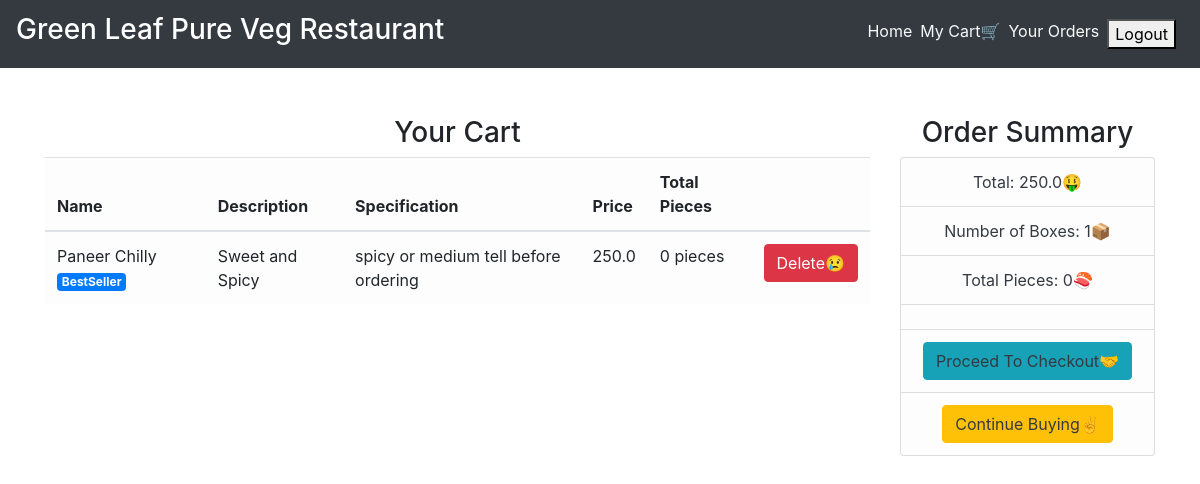
The page /cart/ (signed in) on the database its author committed.
### main/models.py (models this page shows, shortened)
class CartItems(models.Model):
    ORDER_STATUS = (
        ('Active', 'Active'),
        ('Delivered', 'Delivered')
    )
    user = models.ForeignKey(User, on_delete=models.CASCADE)
    item = models.ForeignKey(Item, on_delete=models.CASCADE)
    ordered = models.BooleanField(default=False)
    quantity = models.IntegerField(default=1)
    ordered_date = models.DateField(default=timezone.now)
    status = models.CharField(max_length=20, choices=ORDER_STATUS, default='Active')
    delivery_date = models.DateField(default=timezone.now)
    class Meta:
        verbose_name = 'Cart Item'
        verbose_name_plural = 'Cart Items'

class Item(models.Model):
    LABELS = (
        ('BestSeller', 'BestSeller'),
        ('New', 'New'),
        ('Spicy🔥', 'Spicy🔥'),
    )
    LABEL_COLOUR = (
        ('danger', 'danger'),
        ('success', 'success'),
        ('primary', 'primary'),
        ('info', 'info')
    )
    title = models.CharField(max_length=150)
    description = models.CharField(max_length=250,blank=True)
    price = models.FloatField()
    pieces = models.IntegerField(default=6)
    instructions = models.CharField(max_length=250,default="Jain Option Available")
    image = models.ImageField(default='default.png', upload_to='images/')
    labels = models.CharField(max_length=25, choices=LABELS, blank=True)
    label_colour = models.CharField(max_length=15, choices=LABEL_COLOUR, blank=True)
    slug = models.SlugField(default="sushi_name")
    created_by = models.ForeignKey(User, on_delete=models.CASCADE)

### main/views.py (the view)
# urls.py: path('cart/', views.get_cart_items, name='cart'),
@login_required
def get_cart_items(request):
    cart_items = CartItems.objects.filter(user=request.user,ordered=False)
    bill = cart_items.aggregate(Sum('item__price'))
    number = cart_items.aggregate(Sum('quantity'))
    pieces = cart_items.aggregate(Sum('item__pieces'))
    total = bill.get("item__price__sum")
    count = number.get("quantity__sum")
    total_pieces = pieces.get("item__pieces__sum")
    context = {
        'cart_items':cart_items,
        'total': total,
        'count': count,
        'total_pieces': total_pieces
    }
    return render(request, 'main/cart.html', context)

### main/templatetags/get_group.py (called while the page is built)
@register.filter(name='has_group')
def has_group(user, group_name):
    return user.groups.filter(name=group_name).exists()

### main/templates/main/cart.html (shortened to what this page needs)
{% extends "main/layout.html" %}
{% block content %}
<div class="cart">
    <div class="container">
        <div class="row">
            <div class="col-sm-9 mt-5">
                <h3 class="text-center">Your Cart</h3>
                {% if cart_items %}
                <div class="table-responsive">
                    <table class="table table-light">
                        <thead>
                        <tr>
                            <th scope="col">Name</th>
                            <th scope="col">Description</th>
                            <th scope="col">Specification</th>
                            <th scope="col">Price</th>
                            <th scope="col">Total Pieces</th>
                            <th scope="col"></th>
                        </tr>
                        </thead>
                        <tbody>
                            {% for cart in cart_items %}
                        <tr>
                            <td>{{ cart.item.title }} <span class="badge badge-{{ cart.item.label_colour }}">{{ cart.item.labels }}</span></td>
                            <td>{{ cart.item.description }}</td>
                            <td>{{ cart.item.instructions }}</td>
                            <td>{{ cart.item.price }}</td>
                            <td>{{ cart.item.pieces }} pieces</td>
                            <td><a class="btn btn-danger" href="{% url 'main:remove-from-cart' cart.id %}">Delete😢</a></td>
                        </tr>
                            {% endfor %}
                        </tbody>
                    </table>
                </div>
                {% else %}
                <h4 class="text-center">Sorry, your cart is empty..Please add items!!!</h4>
                {% endif %}
            </div>
            <div class="col-sm-3 mt-5 mb-3">
                <div class="content-section">
                    <h3 class="text-center">Order Summary</h3>
                      <ul class="list-group">
                        <li class="list-group-item list-group-item-light text-center text-dark">Total: {{ total }}🤑</li>
                        <li class="list-group-item list-group-item-light text-center text-dark">Number of Boxes: {{ count }}📦</li>
                        <li class="list-group-item list-group-item-light text-center text-dark">Total Pieces: {{ total_pieces }}🍣</li>
                        <li class="list-group-item list-group-item-light text-center text-dark"><div id="paypal-button-container"></div></li>
                        <li class="list-group-item list-group-item-light text-center text-dark"><a class="btn btn-info text-dark" href="{% url 'main:ordered' %}">Proceed To Checkout🤝</a></li>
                        <li class="list-group-item list-group-item-light text-center"><a class="btn btn-warning text-dark" href="/">Continue Buying✌️</a></li>
                    </ul>
                </div>
            </div>
        </div>
    </div>
</div>
{% endblock content %}

### rows shown on the page
CartItems: item "Paneer Chilly", item.labels "BestSeller", item.description "Sweet and Spicy", item.instructions "spicy or medium tell before ordering", item.price "250.0", item.pieces "0"

### other values the page prints
{{ total }} "250.0"
{{ count }} "1"
{{ total_pieces }} "0"
